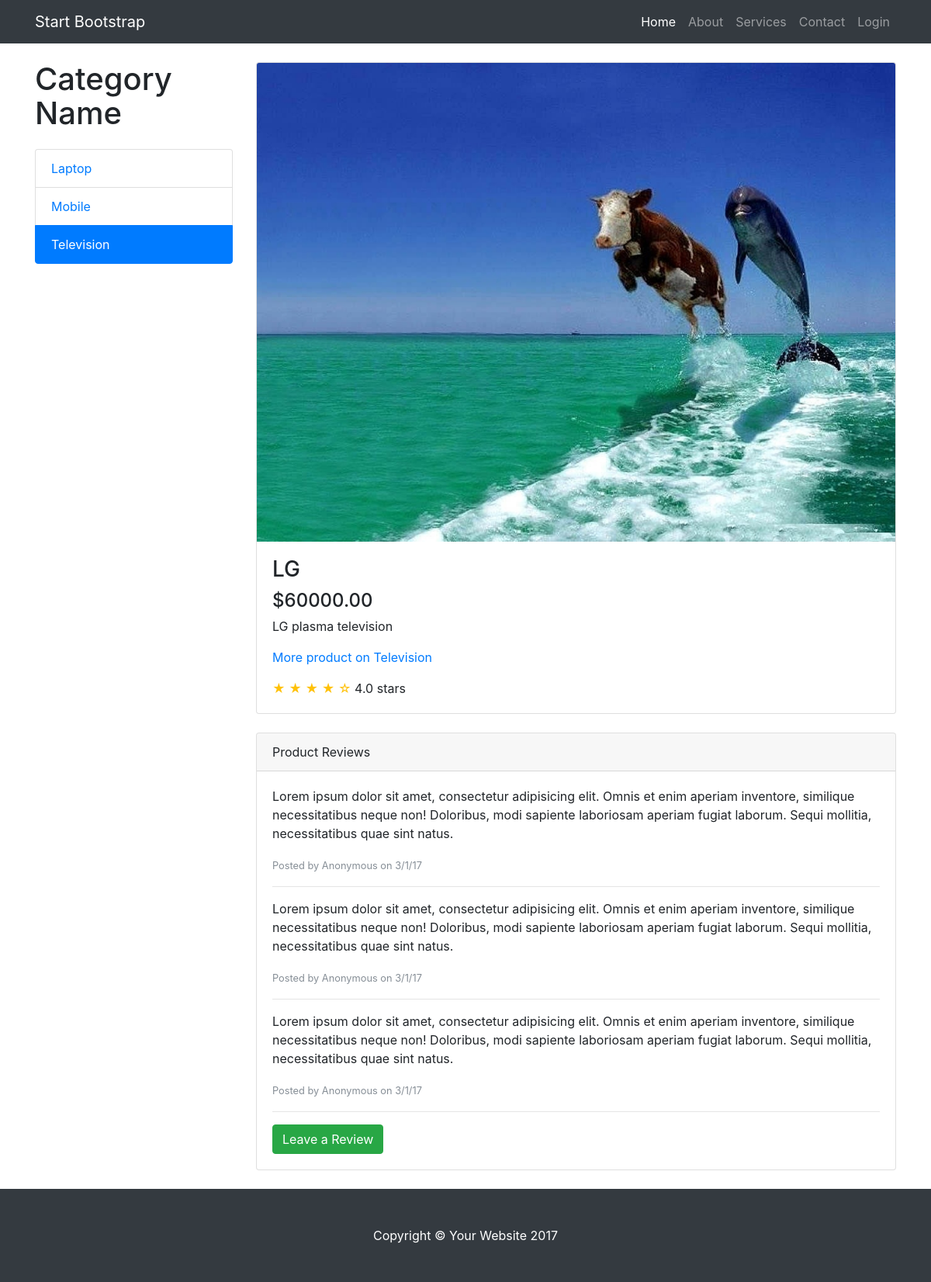
Screenshot of /onlineshop/product_detail.php?id=1&pid=5 with the database file from the repository.
### tables this page shows
CREATE TABLE `categories` (
  `id` int(11) NOT NULL,
  `category_name` varchar(50) NOT NULL,
  `category_details` varchar(100) NOT NULL
);

CREATE TABLE `products` (
  `product_id` int(11) NOT NULL,
  `product_name` varchar(100) NOT NULL,
  `product_details` text NOT NULL,
  `product_price` decimal(10,2) NOT NULL,
  `product_image` varchar(250) NOT NULL,
  `product_category` int(11) NOT NULL,
  `product_status` tinyint(1) NOT NULL,
  `created_at` timestamp NOT NULL DEFAULT CURRENT_TIMESTAMP ON UPDATE CURRENT_TIMESTAMP,
  `updated_at` timestamp NOT NULL DEFAULT '0000-00-00 00:00:00'
);

### onlineshop/product_detail.php (the view, shortened to what this page needs)
<?php include("connect.php"); ?>
<!DOCTYPE html>
<html lang="en">
  <head>
    <link href="vendor/bootstrap/css/bootstrap.min.css" rel="stylesheet">
    <link href="css/shop-item.css" rel="stylesheet">
  </head>
  <body>
    <nav class="navbar navbar-expand-lg navbar-dark bg-dark fixed-top">
      <div class="container">
        <a class="navbar-brand" href="#">Start Bootstrap</a>
        <div class="collapse navbar-collapse" id="navbarResponsive">
          <ul class="navbar-nav ml-auto">
            <li class="nav-item active">
              <a class="nav-link" href="#">Home
              </a>
            </li>
            <li class="nav-item">
              <a class="nav-link" href="#">About</a>
            </li>
            <li class="nav-item">
              <a class="nav-link" href="#">Services</a>
            </li>
            <li class="nav-item">
              <a class="nav-link" href="#">Contact</a>
            </li>
            <li class="nav-item">
              <a class="nav-link" href="login.php">Login</a>
            </li>
          </ul>
        </div>
      </div>
    </nav>
    <div class="container">
      <div class="row">
        <div class="col-lg-3">
          <h1 class="my-4">Category Name</h1>
          <div class="list-group">
            <?php
            $product_category = $_GET['id'];
            $product_id = $_GET['pid'];
          $sql = "SELECT categories.* FROM categories LEFT JOIN products on products.product_category=categories.id WHERE products.product_status =1  GROUP BY products.product_category ORDER BY categories.category_name";
          $result = mysqli_query($con,$sql);
        ?>
        <?php
                while($row = mysqli_fetch_assoc($result))
                  {
                    if($product_category==$row['id'])
                    {
                      ?>
                      <a href="show_category.php?id=<?php echo $row['id']; ?>" class="list-group-item active" target="_blank"><?php echo $row['category_name']; ?></a>
                      <?php
                    }
                    else
                    {
                      ?>
                      <a href="show_category.php?id=<?php echo $row['id']; ?>" class="list-group-item" target="_blank"><?php echo $row['category_name']; ?></a>
                      <?php
                    }
                   ?>
                   <?php
                  }
                  ?>
          </div>
        </div>
        <div class="col-lg-9">
           <?php
          $sql = "SELECT products.*, categories.category_name FROM products INNER JOIN categories on products.product_category=categories.id WHERE product_status =1 AND products.product_category='$product_category' AND products.product_id = '$product_id'";
          $result = mysqli_query($con,$sql);
        ?>
        <?php
                while($row = mysqli_fetch_assoc($result))
                  {
                   ?>
                <div class="card mt-4">
                  <img class="card-img-top img-fluid" src="../<?php echo $row['product_image']; ?>" alt="">
                  <div class="card-body">
                    <h3 class="card-title"><?php echo $row['product_name']; ?></h3>
                    <h4>$<?php echo $row['product_price']; ?></h4>
                    <p class="card-text">
                      <?php echo $row['product_details']; ?>
                    </p>
                    <p class="card-text">
                      <a href="#" target="_blank">
                        More product on <?php echo $row['category_name']; ?>
                      </a>
                    </p>
                    <span class="text-warning">&#9733; &#9733; &#9733; &#9733; &#9734;</span>
                    4.0 stars
                  </div>
                </div>
                   <?php
                   }
                   ?>
          <div class="card card-outline-secondary my-4">
            <div class="card-header">
              Product Reviews
            </div>
            <div class="card-body">
              <p>Lorem ipsum dolor sit amet, consectetur adipisicing elit. Omnis et enim aperiam inventore, similique necessitatibus neque non! Doloribus, modi sapiente laboriosam aperiam fugiat laborum. Sequi mollitia, necessitatibus quae sint natus.</p>
              <small class="text-muted">Posted by Anonymous on 3/1/17</small>
              <hr>
              <p>Lorem ipsum dolor sit amet, consectetur adipisicing elit. Omnis et enim aperiam inventore, similique necessitatibus neque non! Doloribus, modi sapiente laboriosam aperiam fugiat laborum. Sequi mollitia, necessitatibus quae sint natus.</p>
              <small class="text-muted">Posted by Anonymous on 3/1/17</small>
              <hr>
              <p>Lorem ipsum dolor sit amet, consectetur adipisicing elit. Omnis et enim aperiam inventore, similique necessitatibus neque non! Doloribus, modi sapiente laboriosam aperiam fugiat laborum. Sequi mollitia, necessitatibus quae sint natus.</p>
              <small class="text-muted">Posted by Anonymous on 3/1/17</small>
              <hr>
              <a href="#" class="btn btn-success">Leave a Review</a>
            </div>
          </div>
        </div>
      </div>
    </div>
    <footer class="py-5 bg-dark">
      <div class="container">
        <p class="m-0 text-center text-white">Copyright &copy; Your Website 2017</p>
      </div>
    </footer>
  </body>
</html>

### onlineshop/css/shop-item.css (style rules this page uses)
body { padding-top: 54px; }
@media (min-width: 992px) { body { padding-top: 56px; } }

### rows the page displays
categories: category_name "Laptop"
categories: category_name "Mobile"
categories: category_name "Television"
products: product_image (picture), product_name "LG", product_price "60000.00", product_details "LG plasma television", categories.category_name "Television"
